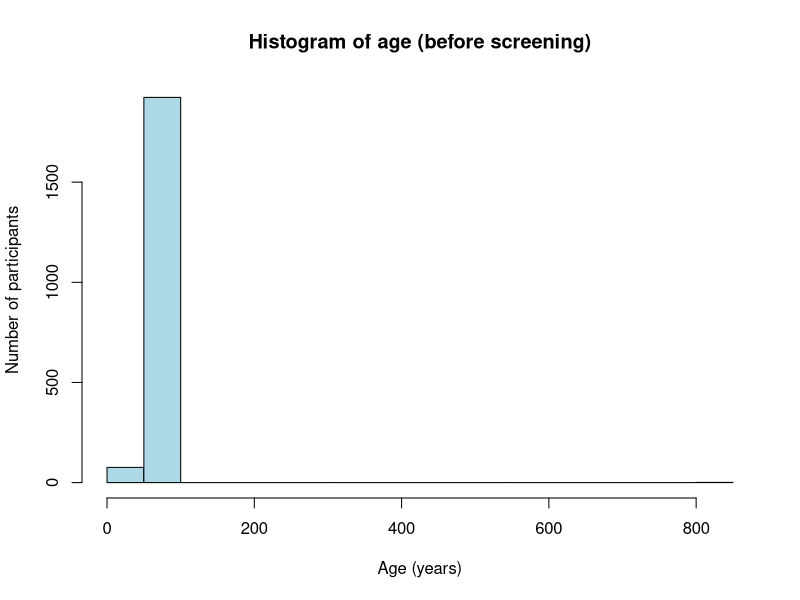
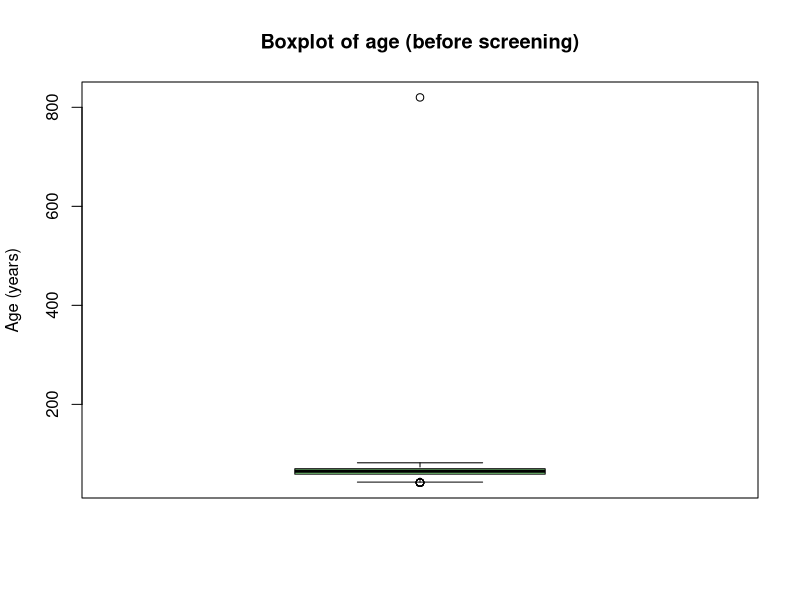
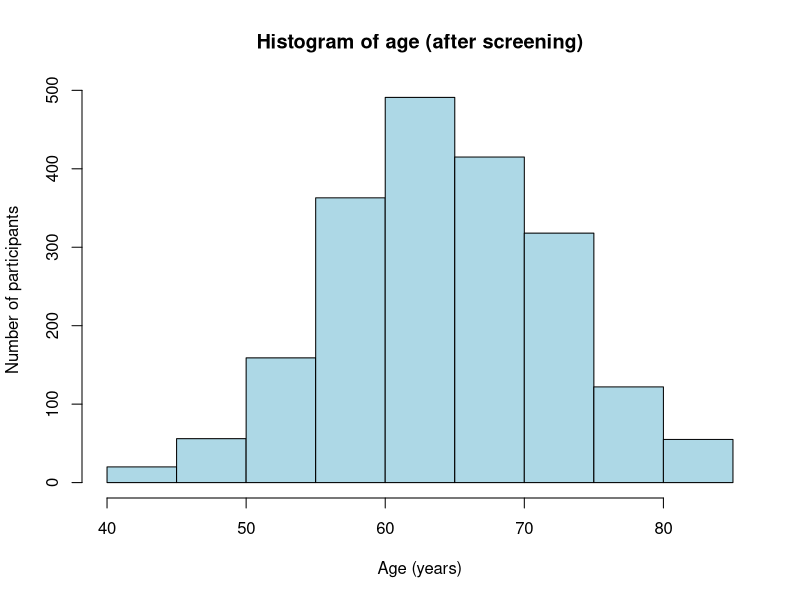
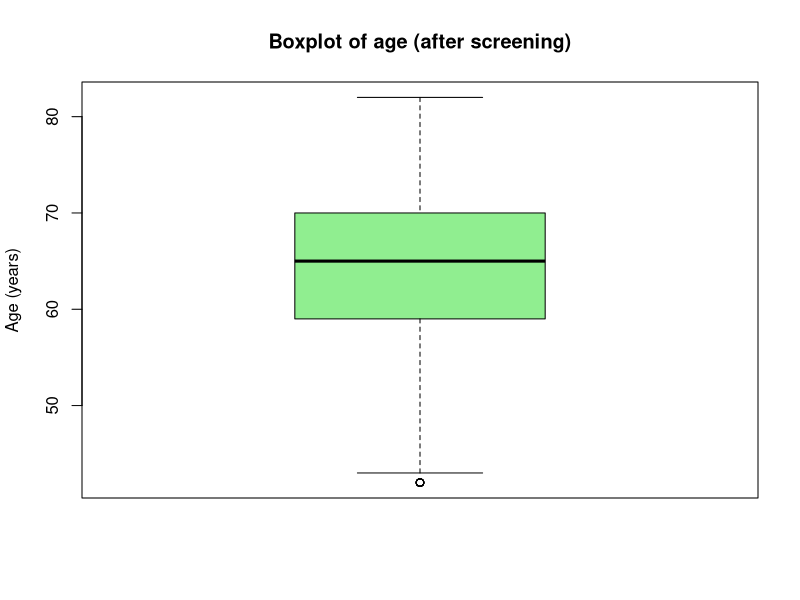
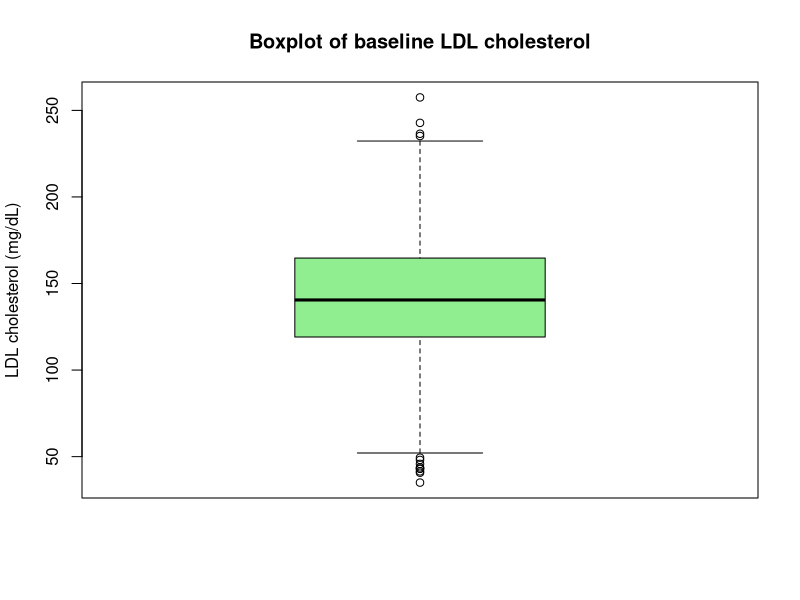
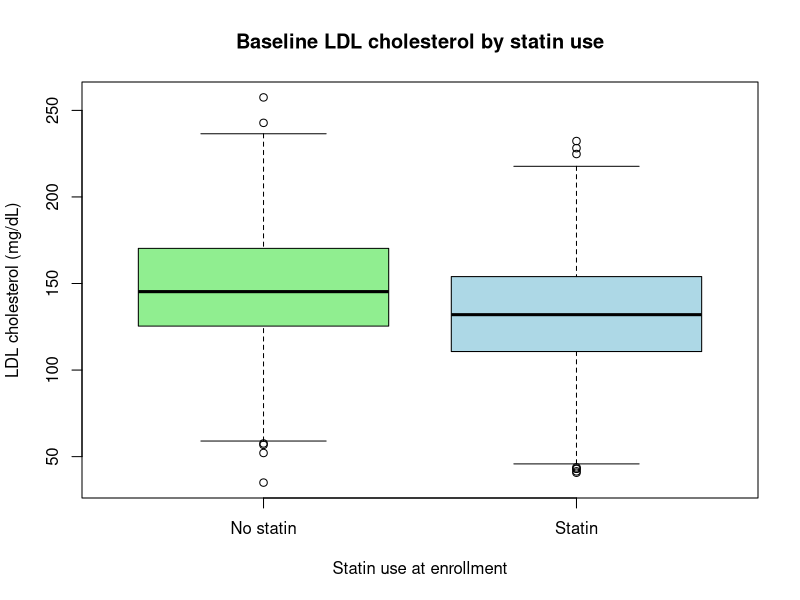
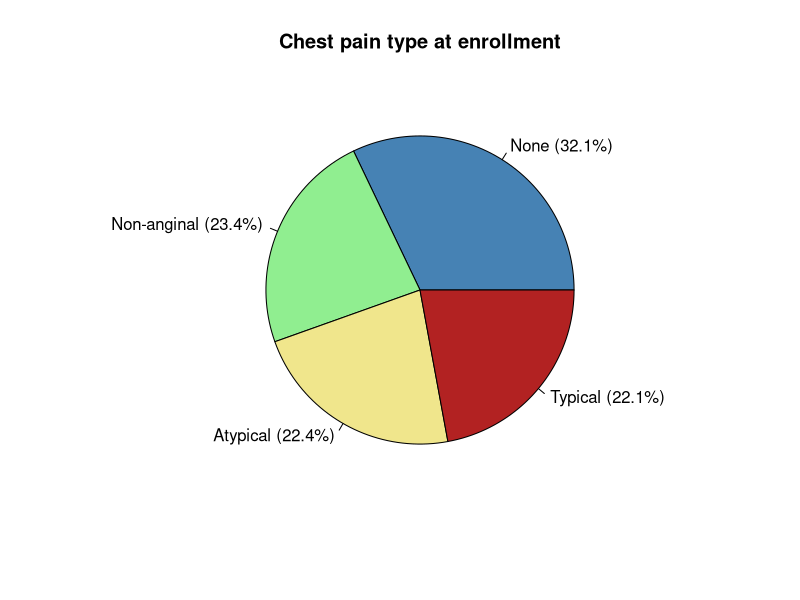
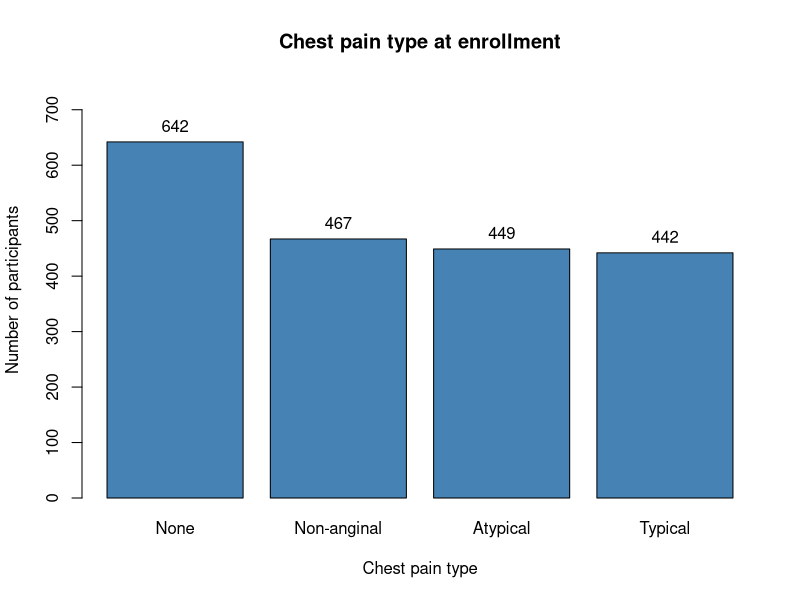

These charts were generated, in order, by the following R code:
# ------------------------------------------------------------------
# Data Analysis 471: Midterm Exam, R code (HALO dataset)
# Data: halo.xlsx (HALO trial, one row per participant)
#
# Files: https://github.com/lidagharibvand/Midterm-Exam-Data-Analysis
# halo.xlsx must be in the same folder as this script, and that folder
# must be the working directory (it is, if you open the repository as a
# Posit Cloud project).
# Run the script one question at a time.
# Paste every table and graph into your Word document.
#
# Every line is labeled with the question and part it answers,
# for example "1.a" means Question 1, part a.
# ------------------------------------------------------------------

# ---- SETUP: load the data (needed before every question) ---------

# install.packages("readxl")                    # SETUP: run once only, if readxl is not installed
library(readxl)                                  # SETUP: load the package that reads Excel files

halo <- as.data.frame(read_excel("halo.xlsx"))   # SETUP: read the data into R
names(halo) <- tolower(names(halo))              # SETUP: lowercase names (BMI -> bmi, LDL0 -> ldl0)

dim(halo)                                        # SETUP: 2000 participants, 38 variables
names(halo)                                      # SETUP: list the variable names
colSums(is.na(halo))                             # SETUP: count missing values in each column


# ==================================================================
# QUESTION 1. Outliers and impossible values: age
# ==================================================================

# ---- 1.a: age exactly as it is in the file -----------------------
summary(halo$age)                                # 1.a: min, Q1, median, mean, Q3, max
mean(halo$age)                                   # 1.a: mean age (820 still included)
sd(halo$age)                                     # 1.a: standard deviation (820 still included)
sum(!is.na(halo$age))                            # 1.a: number of participants with an age

# ---- 1.b: histogram and boxplot BEFORE screening -----------------
# 1.b: histogram of age before screening
hist(halo$age, main = "Histogram of age (before screening)",
     xlab = "Age (years)", ylab = "Number of participants",
     col = "lightblue", border = "black")

# 1.b: boxplot of age before screening
boxplot(halo$age, main = "Boxplot of age (before screening)",
        ylab = "Age (years)", col = "lightgreen")

boxplot.stats(halo$age)$out                      # 1.b: values drawn as separate points

# ---- 1.c: find the participant with the impossible value ---------
halo[halo$age > 120, c("id", "age", "female", "sbp0")]  # 1.c: who has an age above 120?

dev2 <- (halo$age - mean(halo$age))^2            # 1.c: squared deviation of each age from the mean
max(dev2) / sum(dev2)                            # 1.c: share of all variation from this one value

# ---- 1.d: set the impossible value to NA -------------------------
halo$age[halo$age > 120] <- NA                   # 1.d: one rule, one line

# ---- 1.e: age AFTER screening ------------------------------------
summary(halo$age)                                # 1.e: summary after screening
mean(halo$age, na.rm = TRUE)                     # 1.e: mean after screening
sd(halo$age, na.rm = TRUE)                       # 1.e: standard deviation after screening
sum(!is.na(halo$age))                            # 1.e: participants with an age (now 1,999)

# 1.e: histogram of age after screening
hist(halo$age, main = "Histogram of age (after screening)",
     xlab = "Age (years)", ylab = "Number of participants",
     col = "lightblue", border = "black")

# 1.e: boxplot of age after screening
boxplot(halo$age, main = "Boxplot of age (after screening)",
        ylab = "Age (years)", col = "lightgreen")

boxplot.stats(halo$age)$out                      # 1.e and 1.f: points still beyond the whiskers
table(boxplot.stats(halo$age)$out)               # 1.e and 1.f: how many, and which ages

# ---- 1.f: before-and-after table ---------------------------------
age_raw <- as.data.frame(read_excel("halo.xlsx"))$age   # 1.f: original ages, 820 included

# 1.f: a small function that returns the eight statistics for the table
describe_age <- function(x) {
  round(c(n = sum(!is.na(x)), mean = mean(x, na.rm = TRUE),
          sd = sd(x, na.rm = TRUE), median = median(x, na.rm = TRUE),
          Q1 = unname(quantile(x, 0.25, na.rm = TRUE)),
          Q3 = unname(quantile(x, 0.75, na.rm = TRUE)),
          min = min(x, na.rm = TRUE), max = max(x, na.rm = TRUE)), 2)
}

rbind(before = describe_age(age_raw),            # 1.f: before screening
      after  = describe_age(halo$age))           # 1.f: after screening


# ==================================================================
# QUESTION 2. Table of baseline characteristics
# ==================================================================

# ---- 2.a: screen BMI first (age was screened in Question 1) -------
summary(halo$bmi)                                # 2.a: look at the minimum BMI
halo[halo$bmi <= 0, c("id", "bmi")]              # 2.a: who has a BMI of 0?
halo$bmi[halo$bmi <= 0] <- NA                    # 2.a: set the impossible BMI to NA
summary(halo$bmi)                                # 2.a: check BMI after screening

# ---- 2.b: two helper functions, so every row is made the same way -
# 2.b: mean ± SD and n, for continuous variables
mean_sd <- function(x) {
  sprintf("%.1f ± %.1f  (n = %d)",
          mean(x, na.rm = TRUE), sd(x, na.rm = TRUE), sum(!is.na(x)))
}
# 2.b: frequency (percentage), for categorical variables
n_pct <- function(x) {
  counts <- table(x)
  pct    <- 100 * counts / sum(counts)
  paste0(names(counts), ": ", counts, " (", sprintf("%.1f", pct), "%)",
         collapse = "; ")
}

# ---- 2.b: one line for each row of the table ----------------------
mean_sd(halo$age)                                # 2.b: row "Age, years"
mean_sd(halo$bmi)                                # 2.b: row "Body mass index, kg/m2"
mean_sd(halo$weight0)                            # 2.b: row "Baseline weight, kg"
mean_sd(halo$weight12)                           # 2.b: row "Weight at 12 months, kg"
mean_sd(halo$glucose)                            # 2.b: row "Fasting glucose, mg/dL"
mean_sd(halo$dbp0)                               # 2.b: row "Diastolic blood pressure, mmHg"
mean_sd(halo$ldl0)                               # 2.b: row "LDL cholesterol at baseline, mg/dL"
n_pct(halo$diabetes)                             # 2.b: row "Diagnosed diabetes" (0 = no, 1 = yes)
n_pct(halo$statins)                              # 2.b: row "Statin use at enrollment" (0 = no, 1 = yes)

# ---- 2.b: the same results the long way (optional) ----------------
mean(halo$bmi, na.rm = TRUE)                     # 2.b: mean BMI
sd(halo$bmi, na.rm = TRUE)                       # 2.b: SD of BMI
table(halo$statins)                              # 2.b: count of statin users
round(100 * prop.table(table(halo$statins)), 1)  # 2.b: percent of statin users

# ---- 2.b: build a nice, publication-style table -------------------
# install.packages("flextable")                  # 2.b: run once only, if flextable is not installed
library(flextable)                               # 2.b: package for formatted tables

# 2.b: three small helpers for the columns of the table
n_obs     <- function(x) sum(!is.na(x))          # 2.b: number of participants with a value
msd       <- function(x) sprintf("%.1f ± %.1f", mean(x, na.rm = TRUE), sd(x, na.rm = TRUE))
yes_n_pct <- function(x) sprintf("%d (%.1f%%)", sum(x == 1, na.rm = TRUE),
                                 100 * mean(x == 1, na.rm = TRUE))

# 2.b: one row for each variable in the exam table
table1 <- data.frame(
  Characteristic = c("Age, years",
                     "Body mass index, kg/m²",
                     "Baseline weight, kg",
                     "Weight at 12 months, kg",
                     "Fasting glucose, mg/dL",
                     "Diastolic blood pressure, mmHg",
                     "LDL cholesterol at baseline, mg/dL",
                     "Diagnosed diabetes, n (%)",
                     "Statin use at enrollment, n (%)"),
  n = c(n_obs(halo$age), n_obs(halo$bmi), n_obs(halo$weight0),
        n_obs(halo$weight12), n_obs(halo$glucose), n_obs(halo$dbp0),
        n_obs(halo$ldl0), n_obs(halo$diabetes), n_obs(halo$statins)),
  Summary = c(msd(halo$age), msd(halo$bmi), msd(halo$weight0),
              msd(halo$weight12), msd(halo$glucose), msd(halo$dbp0),
              msd(halo$ldl0), yes_n_pct(halo$diabetes),
              yes_n_pct(halo$statins)))

print(table1, row.names = FALSE)                 # 2.b: plain version in the Console

# 2.b: format the table
ft <- flextable(table1)
ft <- set_header_labels(ft, Characteristic = "Characteristic",
                        n = "n", Summary = "Mean ± SD or n (%)")
ft <- add_header_lines(ft, "Table 1. Baseline characteristics of HALO participants (N = 2,000)")
ft <- add_footer_lines(ft, paste("Values are mean ± standard deviation for continuous variables",
                                 "and n (%) for categorical variables. One impossible age (820)",
                                 "and one impossible BMI (0) were set to missing before analysis."))
ft <- theme_booktabs(ft)                         # 2.b: clean lines above and below the header
ft <- bold(ft, part = "header")                  # 2.b: bold header
ft <- align(ft, j = c("n", "Summary"), align = "center", part = "all")  # 2.b: center the numbers
ft <- font(ft, fontname = "Times New Roman", part = "all")              # 2.b: same font as the exam
ft <- fontsize(ft, size = 11, part = "all")
ft <- autofit(ft)                                # 2.b: fit the column widths to the text
ft                                               # 2.b: show the table in the Viewer pane

# 2.b: save the table as a Word file; open it, then copy the table into your exam document
save_as_docx(ft, path = "Table1_HALO.docx")


# ==================================================================
# QUESTION 3. Boxplots of LDL cholesterol
# ==================================================================

# ---- 3.a: boxplot of LDL and its five numbers -------------
# 3.a: boxplot of baseline LDL
boxplot(halo$ldl0, main = "Boxplot of baseline LDL cholesterol",
        ylab = "LDL cholesterol (mg/dL)", col = "lightgreen")

summary(halo$ldl0)                               # 3.a: min, Q1, median, mean, Q3, max
quantile(halo$ldl0, probs = c(0, 0.25, 0.50, 0.75, 1))  # 3.a: min, Q1, Q2, Q3, max
IQR(halo$ldl0)                                   # 3.a: interquartile range

# ---- 3.b: LDL by statin use -------------------------------
# 3.b: label the 0/1 statin codes
halo$statins_f <- factor(halo$statins, levels = c(0, 1),
                         labels = c("No statin", "Statin"))
table(halo$statins, halo$statins_f)              # 3.b: check the labels match the codes

# 3.b: side-by-side boxplots of LDL by statin use
boxplot(ldl0 ~ statins_f, data = halo,
        main = "Baseline LDL cholesterol by statin use",
        xlab = "Statin use at enrollment", ylab = "LDL cholesterol (mg/dL)",
        col = c("lightgreen", "lightblue"))

tapply(halo$ldl0, halo$statins_f, summary)       # 3.b: five-number summary in each group
tapply(halo$ldl0, halo$statins_f, IQR)           # 3.b and 3.c: IQR (spread) in each group


# ==================================================================
# QUESTION 4. Graphs for categorical and count variables
# ==================================================================

# 4.a: put the four chest pain types in clinical order
halo$angina_f <- factor(halo$angina,
                        levels = c("None", "Non-anginal",
                                   "Atypical", "Typical"))
angina_counts <- table(halo$angina_f)            # 4.a: count in each category
angina_counts                                    # 4.a: print the counts
angina_pct <- round(100 * prop.table(angina_counts), 1)  # 4.a: percent in each category
angina_pct                                       # 4.a: print the percents

# 4.a: pie chart, each slice labeled with its percent
pie(angina_counts,
    labels = paste0(names(angina_counts), " (", angina_pct, "%)"),
    main = "Chest pain type at enrollment",
    col = c("steelblue", "lightgreen", "khaki", "firebrick"))

# 4.a: bar chart
bars <- barplot(angina_counts, ylim = c(0, 750),
                main = "Chest pain type at enrollment",
                xlab = "Chest pain type", ylab = "Number of participants",
                col = "steelblue")
text(bars, angina_counts, labels = angina_counts, pos = 3)  # 4.a: write each count above its bar

# ---- 4.c and 4.d: a count variable -------------------------------
vessel_counts <- table(halo$vessels)             # 4.c: count for 0, 1, 2 and 3 vessels

# 4.c: frequency table with counts and percentages
cbind(n = vessel_counts,
      percent = round(100 * vessel_counts / sum(vessel_counts), 1))

# 4.c: bar chart, one bar for each number of vessels
bars <- barplot(vessel_counts, ylim = c(0, 1050),
                main = "Diseased coronary vessels on imaging",
                xlab = "Number of diseased vessels",
                ylab = "Number of participants", col = "steelblue")
text(bars, vessel_counts, labels = vessel_counts, pos = 3)  # 4.c: write each count above its bar
